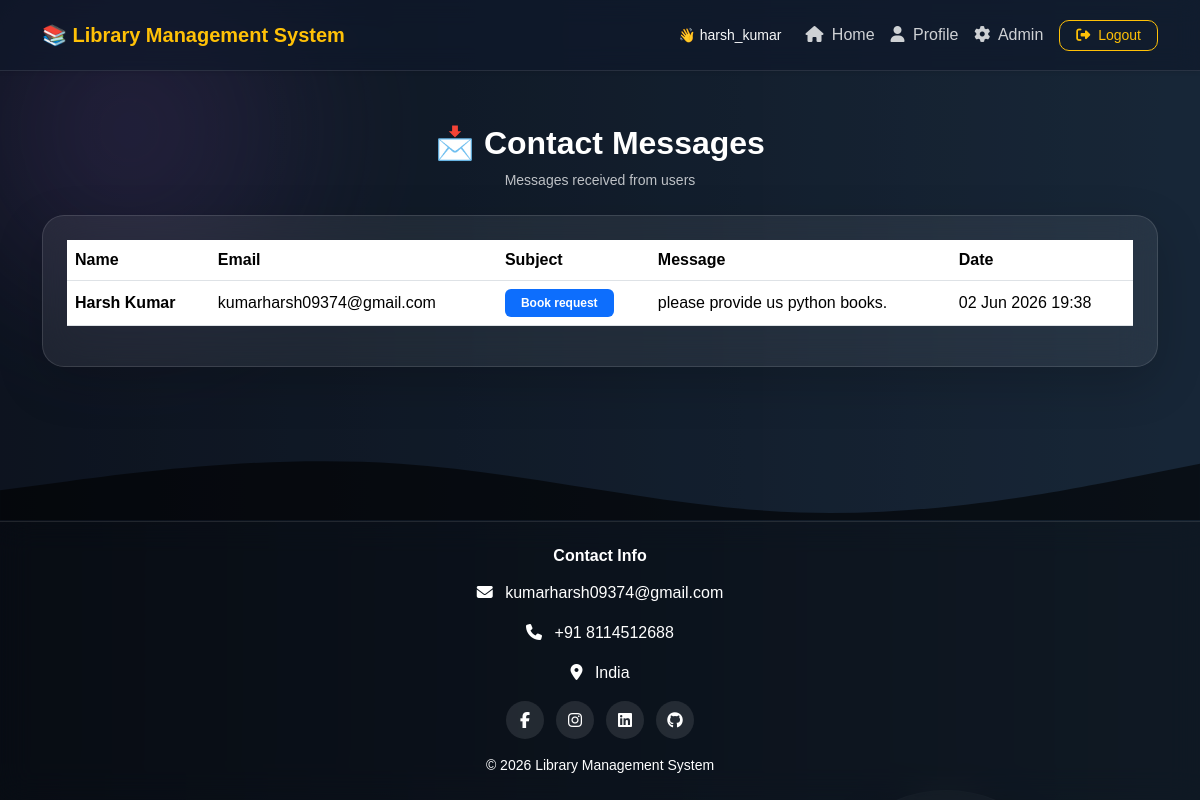
The page /books/contact-messages/ (signed in) on the database its author committed.
### books/models.py (models this page shows, shortened)
class ContactMessage(models.Model):
    name = models.CharField(
        max_length=100
    )
    email = models.EmailField()
    subject = models.CharField(
        max_length=200
    )
    message = models.TextField()
    created_at = models.DateTimeField(
        auto_now_add=True
    )

### books/views.py (the view)
# urls.py: path('contact-messages/', views.contact_messages, name='contact_messages'),
@login_required
def contact_messages(request):
    if not request.user.is_superuser:
        messages.error(request, "Access denied.")
        return redirect('login')
    contact_msgs = ContactMessage.objects.all().order_by('-created_at')
    return render(request, 'contact_messages.html', {
        'messages_list': contact_msgs
    })

### templates/contact_messages.html (shortened to what this page needs)
{% extends 'base.html' %}
{% block content %}
{% include 'includes/dashboard_navbar.html' %}
<div class="container py-4">
    <div class="text-center mb-4">
        <h2 class="text-white fw-bold">
            📩 Contact Messages
        </h2>
        <p class="text-light opacity-75 small">
            Messages received from users
        </p>
    </div>
    <div class="glass-card p-4 shadow-lg">
        <div class="table-responsive">
            <table class="table table-hover align-middle text-white">
                <thead>
                    <tr>
                        <th>Name</th>
                        <th>Email</th>
                        <th>Subject</th>
                        <th>Message</th>
                        <th>Date</th>
                    </tr>
                </thead>
                <tbody>
                    {% for msg in messages_list %}
                    <tr>
                        <td class="fw-semibold">
                            {{ msg.name }}
                        </td>
                        <td>
                            {{ msg.email }}
                        </td>
                        <td>
                            <span class="badge bg-primary px-3 py-2">
                                {{ msg.subject }}
                            </span>
                        </td>
                        <td style="max-width:300px; word-wrap:break-word;">
                            {{ msg.message }}
                        </td>
                        <td>
                            {{ msg.created_at|date:"d M Y H:i" }}
                        </td>
                    </tr>
                    {% empty %}
                    <tr>
                        <td colspan="5" class="text-center text-light opacity-75">
                            No Messages Found
                        </td>
                    </tr>
                    {% endfor %}
                </tbody>
            </table>
        </div>
    </div>
</div>
{% endblock %}

### templates/includes/dashboard_navbar.html (shortened to what this page needs)
<nav class="navbar navbar-expand-lg navbar-dark shadow-sm" style="background: rgba(0,0,0,0.55);
            backdrop-filter: blur(12px);
            border-bottom: 1px solid rgba(255,255,255,0.1);">
    <div class="container">
        <a class="navbar-brand fw-bold text-warning" href="{% if user.is_authenticated %}
                    {% if user.is_superuser %}
                        {% url 'admin_dashboard' %}
                    {% elif user.is_staff %}
                        {% url 'staff_dashboard' %}
                    {% else %}
                        {% url 'student_dashboard' %}
                    {% endif %}
                 {% else %}
                    {% url 'home' %}
                 {% endif %}">
            📚 Library Management System
        </a>
        <div class="collapse navbar-collapse" id="navbarNav">
            <ul class="navbar-nav ms-auto align-items-center">
                {% if user.is_authenticated %}
                <li class="nav-item me-3">
                    <span class="text-light small">
                        👋 {{ request.user.username }}
                    </span>
                </li>
                <li class="nav-item">
                    <a class="nav-link" href="
                           {% if user.is_superuser %}
                                {% url 'admin_dashboard' %}
                           {% elif user.is_staff %}
                                {% url 'staff_dashboard' %}
                           {% else %}
                                {% url 'student_dashboard' %}
                           {% endif %}
                           ">
                        <i class="fa fa-home me-1"></i> Home
                    </a>
                </li>
                <li class="nav-item">
                    <a class="nav-link" href="{% url 'profile' %}">
                        <i class="fa fa-user me-1"></i> Profile
                    </a>
                </li>
                {% if user.is_superuser %}
                <li class="nav-item">
                    <a class="nav-link text-warning" href="{% url 'admin:index' %}" target="_blank">
                        <i class="fa fa-cog me-1"></i> Admin
                    </a>
                </li>
                {% endif %}
                <li class="nav-item ms-2">
                    <button type="button" class="btn btn-outline-warning btn-sm px-3" data-bs-toggle="modal"
                        data-bs-target="#logoutModal">
                        <i class="fa fa-sign-out-alt me-1"></i> Logout
                    </button>
                </li>
                {% endif %}
            </ul>
        </div>
    </div>
</nav>

### static/css/style.css (style rules this page uses)
html, body { height: 100%; margin: 0; padding: 0; scroll-behavior: smooth; }
body { padding-top: 100px; background: linear-gradient(to right, #141e30, #243b55); min-height: 100vh; display: flex; flex-direction: column; font-family: Arial, sans-serif; overflow-x: hidden; position: relative; }
body::before { content: ""; position: fixed; inset: 0; background: rgba(0, 0, 0, .35); z-index: -3; }
body::after { content: ""; position: fixed; width: 500px; height: 500px; background: radial-gradient(circle, rgba(118, 75, 162, .22), transparent 70%); top: -120px; left: -120px; filter: blur(45px); animation: moveGlow 10s ease-in-out infinite alternate; z-index: -2; }
.navbar { background: rgba(15, 23, 42, .65) !important; backdrop-filter: blur(18px); -webkit-backdrop-filter: blur(18px); border-bottom: 1px solid rgba(255, 255, 255, .08); border-radius: 0px; box-shadow: 0 8px 30px rgba(0, 0, 0, .25); transition: .3s; }
.navbar { position: fixed; top: 0; padding-top: 15px; padding-bottom: 15px; left: 0; width: 100%; z-index: 1000; backdrop-filter: blur(18px); }
.navbar-brand { font-size: 20px; font-weight: 700; }
.navbar .nav-link { color: rgba(255, 255, 255, .8) !important; padding: 6px 10px; border-radius: 8px; transition: .3s; }
.glass-card { background: rgba(255, 255, 255, .07); backdrop-filter: blur(20px); -webkit-backdrop-filter: blur(20px); border: 1px solid rgba(255, 255, 255, .12); border-radius: 22px; box-shadow: 0 15px 40px rgba(0, 0, 0, .25), inset 0 1px 0 rgba(255, 255, 255, .08); transition: .3s; cursor: pointer; }
button { border-radius: 10px !important; font-weight: 600; }

### rows shown on the page
ContactMessage: name "Harsh Kumar", email "kumarharsh09374@gmail.com", subject "Book request", message "please provide us python books.", created_at "02 Jun 2026 19:38"

### other values the page prints
{{ request.user.username }} "harsh_kumar"
